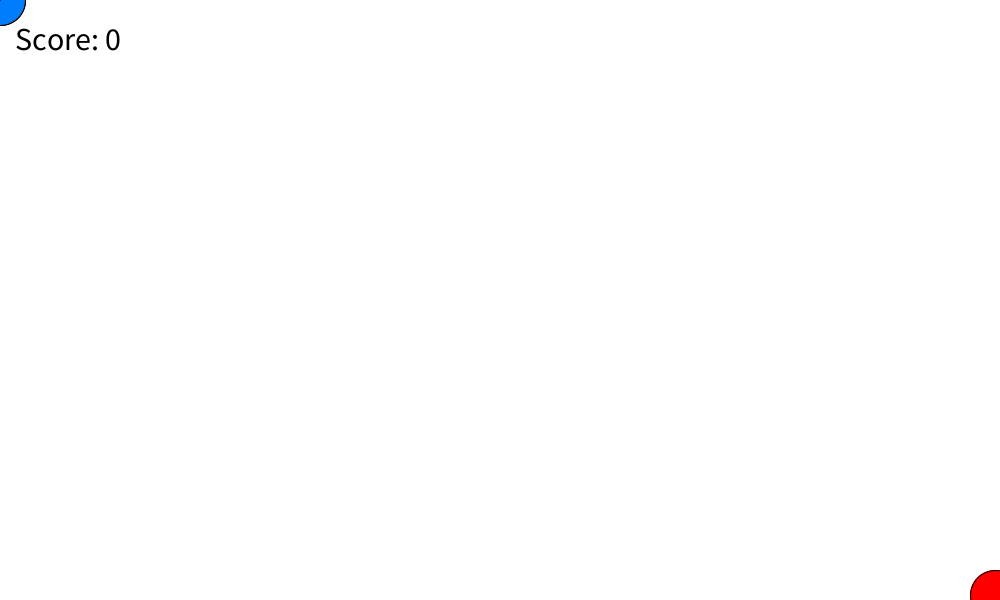
Frame 1 (no input)
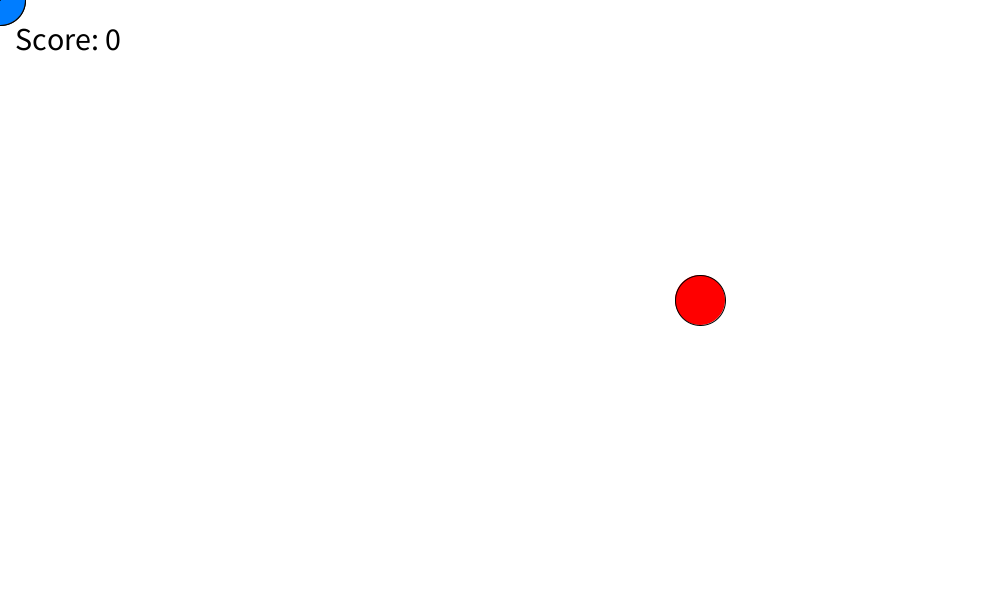
Frame 60 (the mouse pressed at the canvas centre just before this capture)
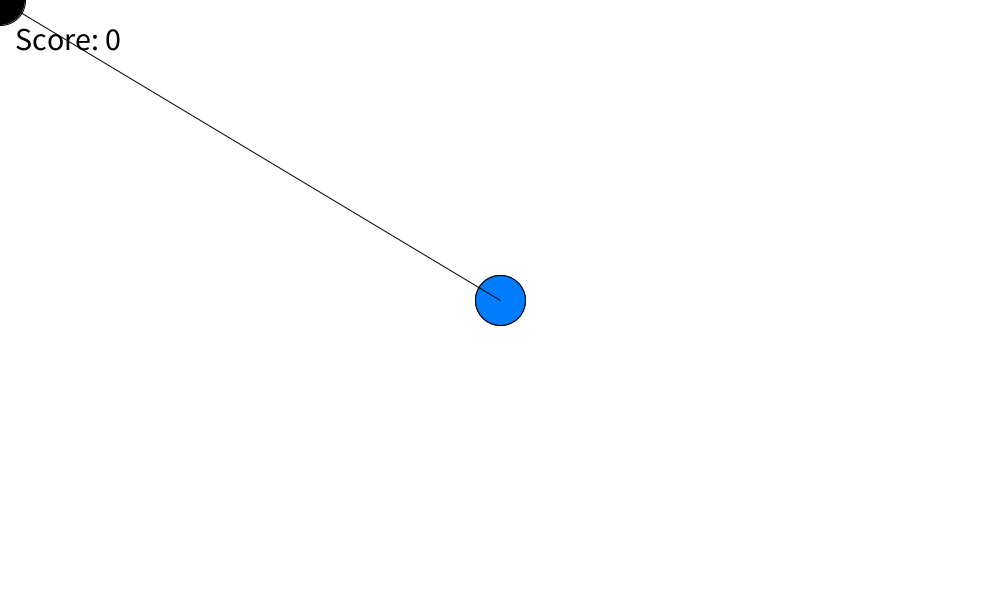
Frame 120 (the mouse held since frame 60 and released just before this capture)

The Processing sketch that drew these frames (run headless with seeded random() and noise(); from frame 60 on, the mouse is pressed at the canvas centre):

// Processing sketch: processing_116006
// ── processing_116006.pde

//Hey Playgramming!
//This is a weird game prototype.
//Click around the screen to leave an orange blast in your wake. Try to catch the red enemy in the blast to get points.
//It shows how to properly draw a score. The enemy is controlled inside a method called enemy();

// Brian Schrank 
 
int oldY=0, oldX=0, newX=0, newY=0, enemyX=1000, enemyY=600, score=0;
boolean trigger = false;
boolean killed = false;
int grow = 50;
 
void setup() {
  size(1000, 600);
  textSize(32);
  text("Score", 15, 50);
  smooth();
  background(0);
  rectMode(CORNER);
}
 
void draw() {
  background(255);
  fill(0);
  text("Score: "+score, 15, 50);
  enemy();
  fill(0);
  ellipse(oldX, oldY, 50, 50);
  fill(0, 125, 255);
  ellipse(newX, newY, 50, 50);
  line(oldX, oldY, newX, newY);
  if (trigger==true) {
    fill(255, 125, 0);
    ellipse(oldX, oldY, grow, grow);
    grow+=5;
    if (grow>200) {
      grow=50;
      trigger=false;
    }
  }
}
 
void mousePressed() {
  trigger=true;
  if (killed==true) {
    enemyX=1000;
    enemyY=600;
    killed=false;
  }
  oldX=newX;
  oldY=newY;
  newX=mouseX;
  newY=mouseY;
}
 
void enemy() {
  if (trigger==true) {
    if (enemyX<oldX+(grow/2) && enemyY<oldY+(grow/2) ) {
      score+=1;
      killed=true;
    }
  }
  if (killed==false) {
    if (enemyX>newX) {
      enemyX-=5;
    }
    else {
      enemyX+=5;
    }
    if (enemyY>newY) {
      enemyY-=5;
    }
    else {
      enemyY+=5;
    }
    fill(255, 0, 0);
    ellipse(enemyX, enemyY, 50, 50);
  }
}
